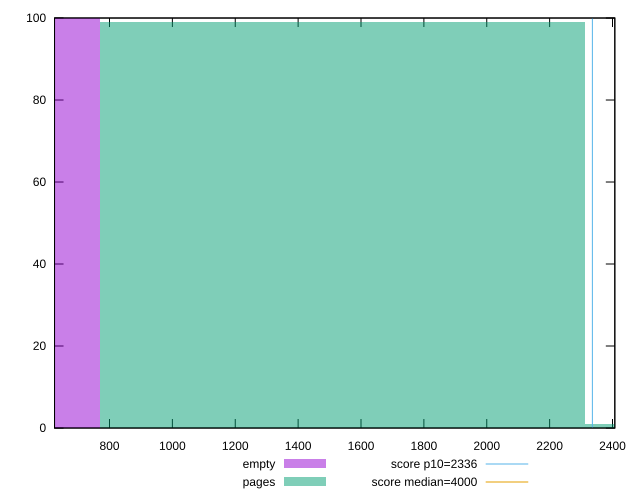

Generate this figure with gnuplot:
reset

$empty <<EOF
0 100
EOF

$pages <<EOF
3085.356257269268 1
1542.678128634634 99
EOF

set key outside below
set boxwidth 1542.678128634634
set xrange [625.16225:2407.3655]
set yrange [0:100]
set trange [0:100]
set style fill transparent solid 0.5 noborder

set parametric
set terminal svg size 640, 500 enhanced background rgb 'white'
set output "report_00008_2021-01-22T20:58:29.167/first-contentful-paint/comparison/histogram/0_vs_1.svg"

plot $empty title "empty" with boxes, \
     $pages title "pages" with boxes, \
     2336,t title "score p10=2336", \
     4000,t title "score median=4000"

reset
